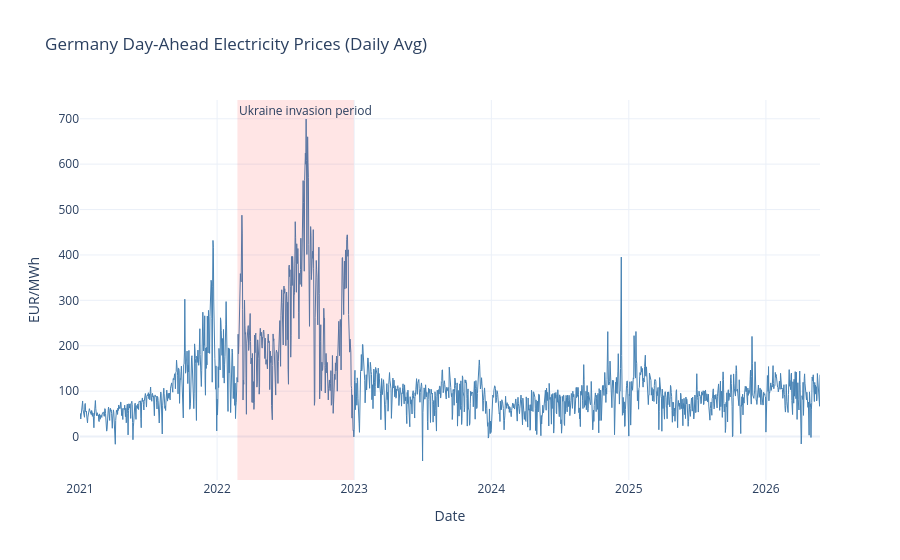
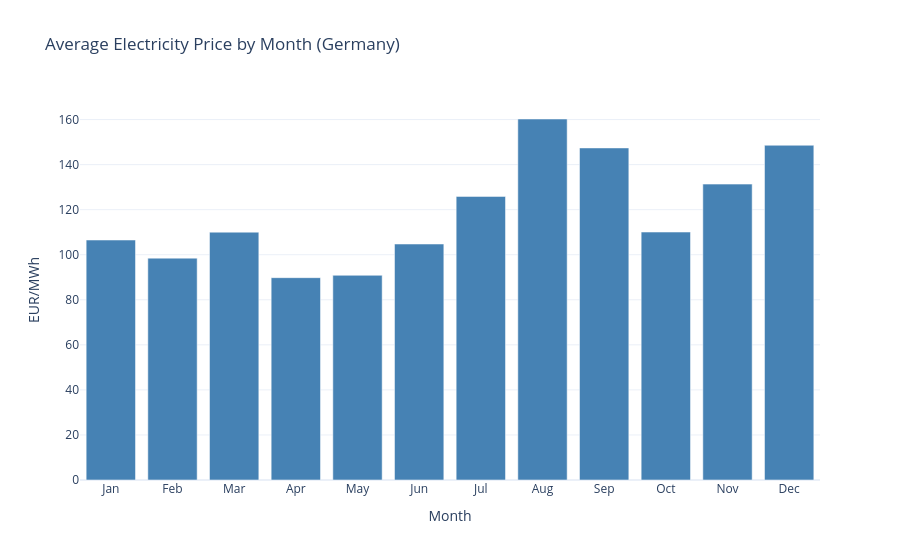
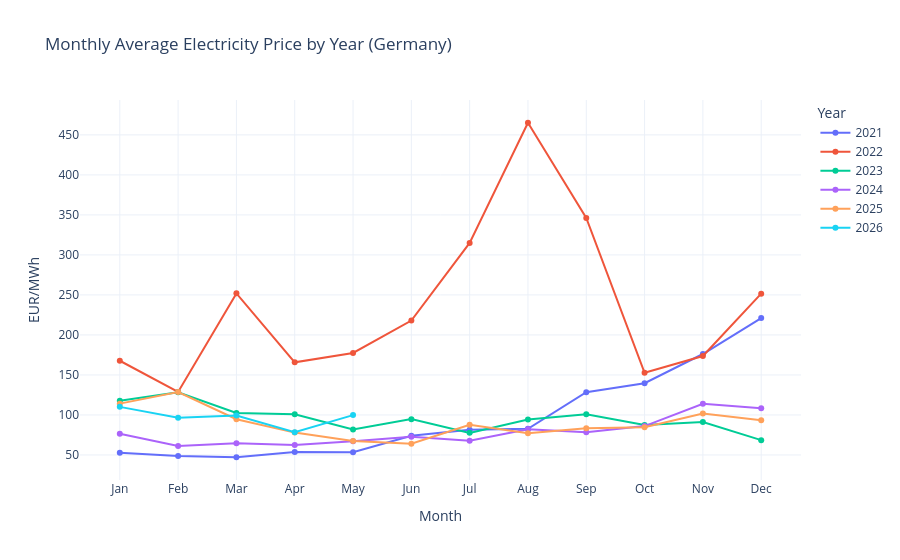
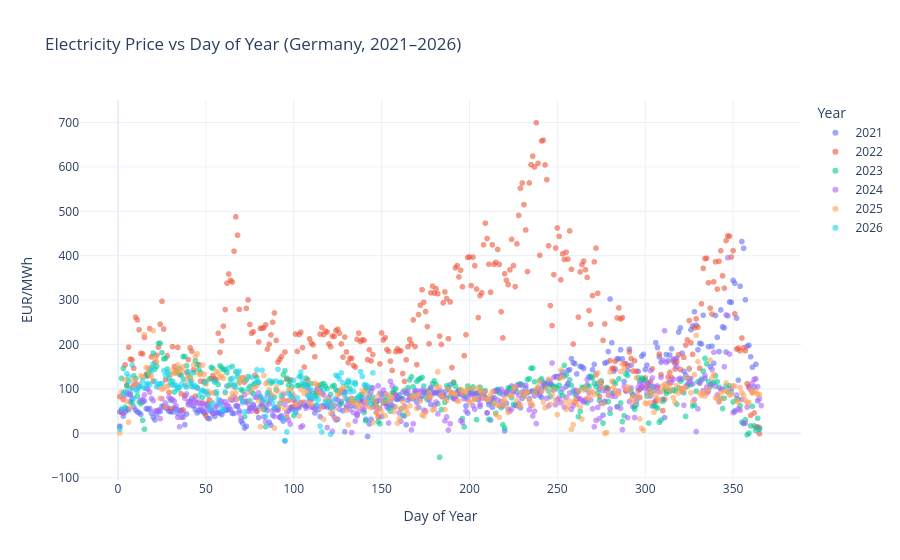

The cell these charts' notebook holds for them, in order:
### Code cell
import pandas as pd
import plotly.graph_objects as go
import plotly.express as px
import os

os.makedirs("figures", exist_ok=True)
daily = pd.read_csv("data/clean/prices_daily_DE.csv", parse_dates=["date"])
daily["month"] = daily["date"].dt.month
daily["year"]  = daily["date"].dt.year

# Plot 1: Full price history
fig1 = go.Figure()
fig1.add_trace(go.Scatter(x=daily["date"], y=daily["avg_price_eur_mwh"],
                          mode="lines", name="Price", line=dict(color="steelblue", width=1)))
fig1.add_vrect(x0="2022-02-24", x1="2022-12-31",
               fillcolor="red", opacity=0.1, line_width=0,
               annotation_text="Ukraine invasion period", annotation_position="top left")
fig1.update_layout(title="Germany Day-Ahead Electricity Prices (Daily Avg)",
                   yaxis_title="EUR/MWh", xaxis_title="Date", template="plotly_white")
fig1.write_html("figures/price_history_DE.html")
fig1.show()

# Plot 2: Seasonality by month
monthly_avg = daily.groupby("month")["avg_price_eur_mwh"].mean().reset_index()
monthly_avg["month_name"] = ["Jan","Feb","Mar","Apr","May","Jun",
                              "Jul","Aug","Sep","Oct","Nov","Dec"]
fig2 = px.bar(monthly_avg, x="month_name", y="avg_price_eur_mwh",
              title="Average Electricity Price by Month (Germany)",
              labels={"avg_price_eur_mwh": "EUR/MWh", "month_name": "Month"},
              color_discrete_sequence=["steelblue"], template="plotly_white")
fig2.write_html("figures/seasonality_DE.html")
fig2.show()

# Plot 3: Year-over-year comparison
yearly = daily.groupby(["year","month"])["avg_price_eur_mwh"].mean().reset_index()
fig3 = px.line(yearly, x="month", y="avg_price_eur_mwh", color="year",
               title="Monthly Average Electricity Price by Year (Germany)",
               labels={"avg_price_eur_mwh": "EUR/MWh", "month": "Month", "year": "Year"},
               markers=True, template="plotly_white")
fig3.update_xaxes(tickvals=list(range(1,13)),
                  ticktext=["Jan","Feb","Mar","Apr","May","Jun",
                            "Jul","Aug","Sep","Oct","Nov","Dec"])
fig3.write_html("figures/yoy_comparison_DE.html")
fig3.show()

# Plot 4: Scatter plot of electricty prices by day for the past 3 months
import pandas as pd
import plotly.express as px

daily["year"] = daily["date"].dt.year
daily["dayofyear"] = daily["date"].dt.dayofyear
daily["year"] = daily["year"].astype(str)

# Scatter plot of price vs day of year colored by year
fig_scatter = px.scatter(daily, x="dayofyear", y="avg_price_eur_mwh",
                         color="year",
                         title="Electricity Price vs Day of Year (Germany, 2021–2026)",
                         labels={"avg_price_eur_mwh": "EUR/MWh",
                                 "dayofyear": "Day of Year",
                                 "year": "Year"},
                         template="plotly_white",
                         opacity=0.6)
fig_scatter.write_html("figures/scatter_price_day_DE.html")
fig_scatter.show()

# Summary stats
print(daily["avg_price_eur_mwh"].describe().round(2))
print("\nCorrelation with month (seasonality signal):",
      daily[["avg_price_eur_mwh","month"]].corr().iloc[0,1].round(3))

### Figure 1 — Plotly figure (JSON) as saved in the notebook; plotly's stock layout.template omitted (floating-point values rounded to 4 significant figures; data arrays with more than 128 entries replaced by an {"elided": "..."} marker saying what was removed)
{"data": [{"line": {"color": "steelblue", "width": 1}, "mode": "lines", "name": "Price", "type": "scatter", "x": {"elided": "1971 str values"}, "y": {"elided": "1971 float values"}}], "layout": {"annotations": [{"showarrow": false, "text": "Ukraine invasion period", "x": "2022-02-24", "xanchor": "left", "xref": "x", "y": 1, "yanchor": "top", "yref": "y domain"}], "shapes": [{"fillcolor": "red", "line": {"width": 0}, "opacity": 0.1, "type": "rect", "x0": "2022-02-24", "x1": "2022-12-31", "xref": "x", "y0": 0, "y1": 1, "yref": "y domain"}], "title": {"text": "Germany Day-Ahead Electricity Prices (Daily Avg)"}, "xaxis": {"title": {"text": "Date"}}, "yaxis": {"title": {"text": "EUR/MWh"}}}}

### Figure 2 — Plotly figure (JSON) as saved in the notebook; plotly's stock layout.template omitted (floating-point values rounded to 4 significant figures)
{"data": [{"hovertemplate": "Month=%{x}<br>EUR/MWh=%{y}<extra></extra>", "legendgroup": "", "marker": {"color": "steelblue", "pattern": {"shape": ""}}, "name": "", "orientation": "v", "showlegend": false, "textposition": "auto", "type": "bar", "x": ["Jan", "Feb", "Mar", "Apr", "May", "Jun", "Jul", "Aug", "Sep", "Oct", "Nov", "Dec"], "xaxis": "x", "y": [106.5, 98.49, 110.0, 89.82, 90.86, 104.7, 125.9, 160.2, 147.4, 110.1, 131.3, 148.6], "yaxis": "y"}], "layout": {"barmode": "relative", "legend": {"tracegroupgap": 0}, "title": {"text": "Average Electricity Price by Month (Germany)"}, "xaxis": {"anchor": "y", "domain": [0, 1], "title": {"text": "Month"}}, "yaxis": {"anchor": "x", "domain": [0, 1], "title": {"text": "EUR/MWh"}}}}

### Figure 3 — Plotly figure (JSON) as saved in the notebook; plotly's stock layout.template omitted (floating-point values rounded to 4 significant figures)
{"data": [{"hovertemplate": "Year=2021<br>Month=%{x}<br>EUR/MWh=%{y}<extra></extra>", "legendgroup": "2021", "line": {"color": "#636efa", "dash": "solid"}, "marker": {"symbol": "circle"}, "mode": "lines+markers", "name": "2021", "orientation": "v", "showlegend": true, "type": "scatter", "x": [1, 2, 3, 4, 5, 6, 7, 8, 9, 10, 11, 12], "xaxis": "x", "y": [52.81, 48.7, 47.13, 53.61, 53.35, 74.08, 81.37, 82.7, 128.4, 139.6, 176.2, 221.1], "yaxis": "y"}, {"hovertemplate": "Year=2022<br>Month=%{x}<br>EUR/MWh=%{y}<extra></extra>", "legendgroup": "2022", "line": {"color": "#EF553B", "dash": "solid"}, "marker": {"symbol": "circle"}, "mode": "lines+markers", "name": "2022", "orientation": "v", "showlegend": true, "type": "scatter", "x": [1, 2, 3, 4, 5, 6, 7, 8, 9, 10, 11, 12], "xaxis": "x", "y": [167.7, 128.8, 251.9, 165.7, 177.5, 218.0, 315.0, 465.2, 346.1, 152.7, 173.6, 251.6], "yaxis": "y"}, {"hovertemplate": "Year=2023<br>Month=%{x}<br>EUR/MWh=%{y}<extra></extra>", "legendgroup": "2023", "line": {"color": "#00cc96", "dash": "solid"}, "marker": {"symbol": "circle"}, "mode": "lines+markers", "name": "2023", "orientation": "v", "showlegend": true, "type": "scatter", "x": [1, 2, 3, 4, 5, 6, 7, 8, 9, 10, 11, 12], "xaxis": "x", "y": [117.8, 128.3, 102.5, 100.7, 81.72, 94.76, 77.61, 94.32, 100.7, 87.46, 91.12, 68.48], "yaxis": "y"}, {"hovertemplate": "Year=2024<br>Month=%{x}<br>EUR/MWh=%{y}<extra></extra>", "legendgroup": "2024", "line": {"color": "#ab63fa", "dash": "solid"}, "marker": {"symbol": "circle"}, "mode": "lines+markers", "name": "2024", "orientation": "v", "showlegend": true, "type": "scatter", "x": [1, 2, 3, 4, 5, 6, 7, 8, 9, 10, 11, 12], "xaxis": "x", "y": [76.57, 61.34, 64.69, 62.36, 67.21, 72.89, 67.7, 82.05, 78.31, 86.09, 113.9, 108.3], "yaxis": "y"}, {"hovertemplate": "Year=2025<br>Month=%{x}<br>EUR/MWh=%{y}<extra></extra>", "legendgroup": "2025", "line": {"color": "#FFA15A", "dash": "solid"}, "marker": {"symbol": "circle"}, "mode": "lines+markers", "name": "2025", "orientation": "v", "showlegend": true, "type": "scatter", "x": [1, 2, 3, 4, 5, 6, 7, 8, 9, 10, 11, 12], "xaxis": "x", "y": [114.1, 128.5, 94.62, 77.94, 67.34, 63.99, 87.8, 76.99, 83.51, 84.51, 101.9, 93.47], "yaxis": "y"}, {"hovertemplate": "Year=2026<br>Month=%{x}<br>EUR/MWh=%{y}<extra></extra>", "legendgroup": "2026", "line": {"color": "#19d3f3", "dash": "solid"}, "marker": {"symbol": "circle"}, "mode": "lines+markers", "name": "2026", "orientation": "v", "showlegend": true, "type": "scatter", "x": [1, 2, 3, 4, 5], "xaxis": "x", "y": [110.1, 96.58, 99.25, 78.52, 99.82], "yaxis": "y"}], "layout": {"legend": {"title": {"text": "Year"}, "tracegroupgap": 0}, "title": {"text": "Monthly Average Electricity Price by Year (Germany)"}, "xaxis": {"anchor": "y", "domain": [0, 1], "ticktext": ["Jan", "Feb", "Mar", "Apr", "May", "Jun", "Jul", "Aug", "Sep", "Oct", "Nov", "Dec"], "tickvals": [1, 2, 3, 4, 5, 6, 7, 8, 9, 10, 11, 12], "title": {"text": "Month"}}, "yaxis": {"anchor": "x", "domain": [0, 1], "title": {"text": "EUR/MWh"}}}}

### Figure 4 — Plotly figure (JSON) as saved in the notebook; plotly's stock layout.template omitted (floating-point values rounded to 4 significant figures; data arrays with more than 128 entries replaced by an {"elided": "..."} marker saying what was removed)
{"data": [{"hovertemplate": "Year=2021<br>Day of Year=%{x}<br>EUR/MWh=%{y}<extra></extra>", "legendgroup": "2021", "marker": {"color": "#636efa", "opacity": 0.6, "symbol": "circle"}, "mode": "markers", "name": "2021", "showlegend": true, "type": "scattergl", "x": {"elided": "365 int values"}, "xaxis": "x", "y": {"elided": "365 float values"}, "yaxis": "y"}, {"hovertemplate": "Year=2022<br>Day of Year=%{x}<br>EUR/MWh=%{y}<extra></extra>", "legendgroup": "2022", "marker": {"color": "#EF553B", "opacity": 0.6, "symbol": "circle"}, "mode": "markers", "name": "2022", "showlegend": true, "type": "scattergl", "x": {"elided": "365 int values"}, "xaxis": "x", "y": {"elided": "365 float values"}, "yaxis": "y"}, {"hovertemplate": "Year=2023<br>Day of Year=%{x}<br>EUR/MWh=%{y}<extra></extra>", "legendgroup": "2023", "marker": {"color": "#00cc96", "opacity": 0.6, "symbol": "circle"}, "mode": "markers", "name": "2023", "showlegend": true, "type": "scattergl", "x": {"elided": "365 int values"}, "xaxis": "x", "y": {"elided": "365 float values"}, "yaxis": "y"}, {"hovertemplate": "Year=2024<br>Day of Year=%{x}<br>EUR/MWh=%{y}<extra></extra>", "legendgroup": "2024", "marker": {"color": "#ab63fa", "opacity": 0.6, "symbol": "circle"}, "mode": "markers", "name": "2024", "showlegend": true, "type": "scattergl", "x": {"elided": "366 int values"}, "xaxis": "x", "y": {"elided": "366 float values"}, "yaxis": "y"}, {"hovertemplate": "Year=2025<br>Day of Year=%{x}<br>EUR/MWh=%{y}<extra></extra>", "legendgroup": "2025", "marker": {"color": "#FFA15A", "opacity": 0.6, "symbol": "circle"}, "mode": "markers", "name": "2025", "showlegend": true, "type": "scattergl", "x": {"elided": "365 int values"}, "xaxis": "x", "y": {"elided": "365 float values"}, "yaxis": "y"}, {"hovertemplate": "Year=2026<br>Day of Year=%{x}<br>EUR/MWh=%{y}<extra></extra>", "legendgroup": "2026", "marker": {"color": "#19d3f3", "opacity": 0.6, "symbol": "circle"}, "mode": "markers", "name": "2026", "showlegend": true, "type": "scattergl", "x": {"elided": "145 int values"}, "xaxis": "x", "y": {"elided": "145 float values"}, "yaxis": "y"}], "layout": {"legend": {"title": {"text": "Year"}, "tracegroupgap": 0}, "title": {"text": "Electricity Price vs Day of Year (Germany, 2021–2026)"}, "xaxis": {"anchor": "y", "domain": [0, 1], "title": {"text": "Day of Year"}}, "yaxis": {"anchor": "x", "domain": [0, 1], "title": {"text": "EUR/MWh"}}}}
